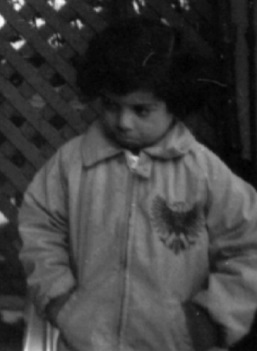
#> input picture histogram_equalization/original_image.jpg, 257 x 351 px
$ python histogram_equalization.py
#> lines starting #> are read from the running program, lines starting #| are printed output that depends on the picture
#> in main, img is the input picture: shape (351, 257); min 0, max 253, mean 61.6
import cv2
import random
import numpy as np
import matplotlib.pyplot as plt

# Function to compute the histogram of an image
def compute_histogram(img):
    # Initialize an empty histogram of size 256 (for grayscale images)
    histogram = np.zeros(256)
    # Iterate over all pixel values in the image
    for pixel_value in img.ravel():
        histogram[pixel_value] += 1
    return histogram

# Function to compute the median value from a 3x3 neighborhood
def compute_cmid(img, x, y):
    # Define a 3x3 neighborhood around the pixel (x, y)
    neighbors = [
        (-1, -1), (0, -1), (1, -1),
        (-1,  0), (0,  0), (1,  0),
        (-1,  1), (0,  1), (1,  1),
    ]
    values = []
    # Collect pixel values from the neighborhood
    for dx, dy in neighbors:
        if 0 <= x+dx < img.shape[0] and 0 <= y+dy < img.shape[1]:
            values.append(img[x+dx, y+dy])
    # Return the median value from the collected values
    return np.median(values)

# Function to perform histogram equalization on an image
def histogram_equalization(img, method=1):
    # Define the number of pixels and max pixel value
#> called with method = 1
    Pmax = img.shape[0] * img.shape[1]
#> Pmax = 90207
    Cmax = 255
    # Compute the histogram of the image
    H = np.zeros(256)
    for P in range(Pmax):
        H[img.flat[P]] += 1
#> after the loop, H = 256 values, max 1796 at index 10, min 0 at index 234, mean 352.4

    # Compute the mid level of the histogram
    Hmid = np.sum(H) / len(H)
#> Hmid = 352.4
    Rver = 0
    Hsum = 0
    L = np.zeros(256)
    R = np.zeros(256)
    Cn = np.zeros(256)

    # Compute the L(C) and R(C) values for all intensity levels
    for C in range(Cmax+1):
        L[C] = Rver
        Hsum += H[C]
        while Hsum > Hmid:
            Hsum -= Hmid
            Rver += 1
        R[C] = Rver

        # Compute the new pixel values using the selected method
        if method == 1:
            Cn[C] = (L[C] + R[C]) / 2
        elif method == 2:
            Cn[C] = random.randint(int(L[C]), int(R[C]))
#> this loop made 256 passes
#> after the loop, Cn = 256 values from 0 to 255; Hsum = 352.4; L = 256 values from 0 to 255; R = 256 values from 0 to 255; Rver = 255

    # Apply the histogram equalization transformation to the image
    for x in range(img.shape[0]):
        for y in range(img.shape[1]):
            if method == 3:
                Cmid = compute_cmid(img, x, y)
                # Assign new pixel values based on the Cmid value and the computed L and R values
                if L[Cmid] <= Cmid <= R[Cmid]:
                    img[x, y] = Cmid
                elif Cmid < L[Cmid]:
                    img[x, y] = L[Cmid]
                else:
                    img[x, y] = R[Cmid]
            else:
                # For methods 1 and 2, directly use the computed Cn values
                img[x, y] = Cn[img[x, y]]
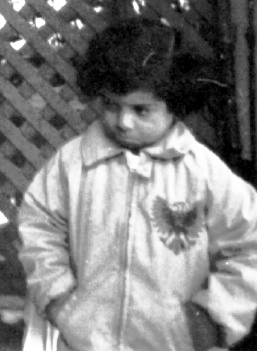
#> img: shape (351, 257); min 0, max 255, mean 127.2

    return img

# Main function to load, process, and visualize the images and histograms
def main():
    # Load the original grayscale image
    img = cv2.imread('original_image.jpg', cv2.IMREAD_GRAYSCALE)
    # Apply histogram equalization to a copy of the original image
    equalized_img = histogram_equalization(np.copy(img), method=1)

    # Compute histograms for the original and equalized images
    original_histogram = compute_histogram(img)
#> the loop in compute_histogram, `for pixel_value in img.ravel():` made 90207 passes
#> pixel_value on passes 1 to 3: 51, 56, 54
#> after the loop in compute_histogram, `for pixel_value in img.ravel():`: histogram has the same summary as H in histogram_equalization
#> original_histogram has the same summary as H in histogram_equalization
    equalized_histogram = compute_histogram(equalized_img)
#> the loop in compute_histogram (call 2), `for pixel_value in img.ravel():` made 90207 passes
#> pixel_value on passes 1 to 3: 120, 129, 126
#> equalized_histogram = 256 values, max 1796 at index 12, min 0 at index 2, mean 352.4

    # Visualization using matplotlib
    fig, axarr = plt.subplots(2, 2, figsize=(12, 10))

    # Original image and its histogram
    axarr[0, 0].imshow(img, cmap='gray')
    axarr[0, 0].axis('off')
    axarr[0, 0].set_title('Original Image')

    axarr[0, 1].bar(np.arange(256), original_histogram, color='gray', width=1.0)
    axarr[0, 1].set_xlim([0, 255])
    axarr[0, 1].set_title('Original Histogram')

    # Equalized image and its histogram
    axarr[1, 0].imshow(equalized_img, cmap='gray')
    axarr[1, 0].axis('off')
    axarr[1, 0].set_title('Equalized Image')

    axarr[1, 1].bar(np.arange(256), equalized_histogram, color='gray', width=1.0)
    axarr[1, 1].set_xlim([0, 255])
    axarr[1, 1].set_title('Equalized Histogram')

    # Adjust layout and show the figure
    plt.tight_layout()
    plt.show()
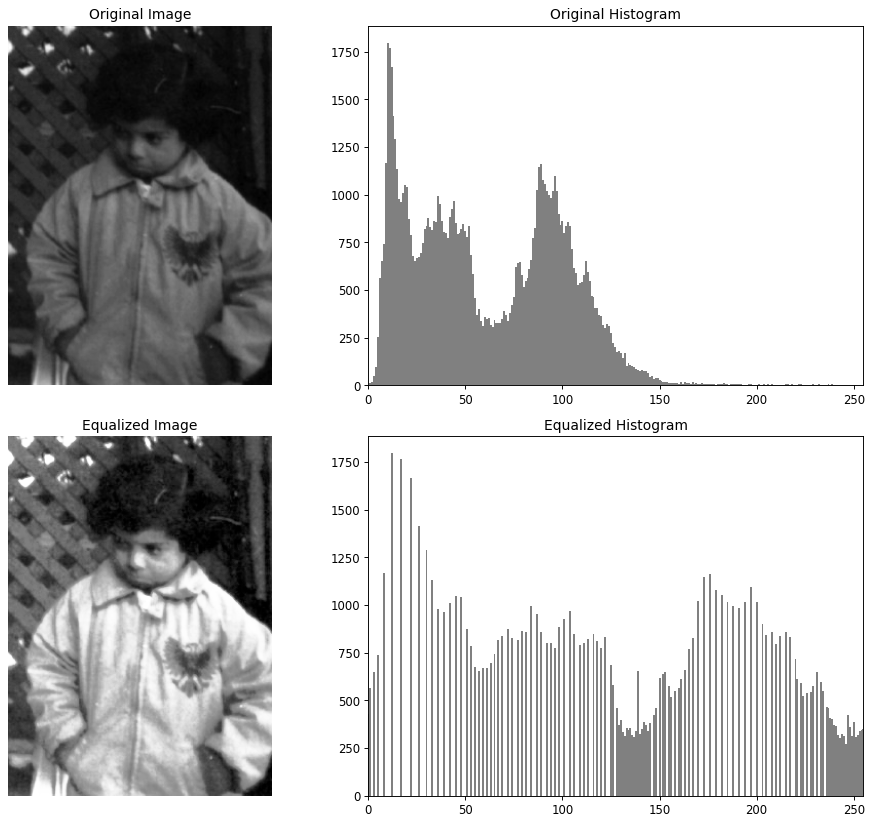
#> figure drawn by matplotlib, 4 panels; panel 2: tallest bar 1796 high, from x = 9.5 to 10.5; panel 4: tallest bar 1796 high, from x = 11.5 to 12.5

# Execute the main function
if __name__ == '__main__':
    main()
